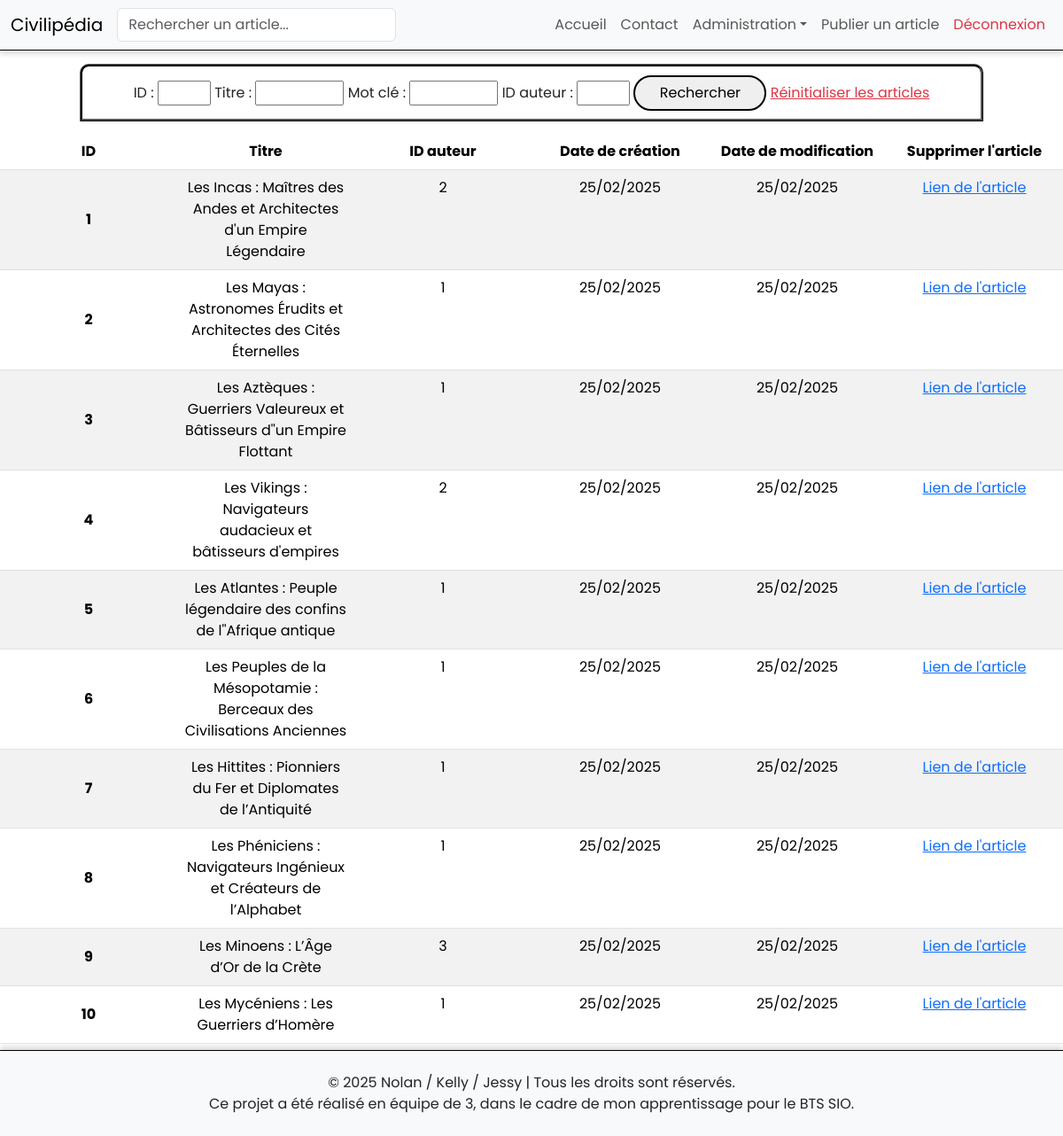
/test_article_list.php (signed in), run on the app's committed database.
### tables this page shows
CREATE TABLE IF NOT EXISTS article (
    id INT AUTO_INCREMENT PRIMARY KEY,
    title VARCHAR(255) NOT NULL,
    content TEXT NOT NULL,
    created_at DATETIME NOT NULL,
    updated_at DATETIME NULL,
    firstAuthor INT NOT NULL,
    user_id INT NOT NULL,
    FOREIGN KEY (firstAuthor) REFERENCES user(id) ON DELETE CASCADE,
    FOREIGN KEY (user_id) REFERENCES user(id) ON DELETE CASCADE
);

### src/model/ArtModel/getArtModel.php (called while the page is built, shortened)
<?php
class GetArtModel
{
    public function getFiltredArticles( PDO $bdd, $id, $title, $content, $user_id){
        $query = $bdd->prepare("SELECT id, title, user_id, created_at, updated_at FROM article WHERE id LIKE ? AND title LIKE ? AND content LIKE ? AND user_id LIKE ? ORDER BY id LIMIT 50");
        $query->execute(array($id, $title, $content, $user_id));
        $articles = $query->fetchAll();
        return $articles;
    }
}

### test_article_list.php (the view, shortened to what this page needs)
<?php
include_once 'src/control/BDDControl/connectBDD.php';
include_once 'src/model/ArtModel/getArtModel.php';
$id = !empty($_POST["id"]) ? htmlspecialchars($_POST["id"], ENT_QUOTES) : "%";
$title = !empty($_POST["title"]) ? "%" . htmlspecialchars($_POST["title"] . "%", ENT_QUOTES) : "%";
$content = !empty($_POST["content"]) ? "%" . htmlspecialchars($_POST["content"] . "%", ENT_QUOTES) : "%";
$user_id = !empty($_POST["user_id"]) ? htmlspecialchars($_POST["user_id"], ENT_QUOTES) : "%";
if (!empty($_SESSION["userID"]) && $_SESSION["userRole"] == "admin") {
    $getArticleModel = new GetArtModel();
    $articles = $getArticleModel->getFiltredArticles($bdd, $id, $title, $content, $user_id);
} else {
    header("Location: javascript://history.go(-1)");
    exit;
}
?>
<!DOCTYPE html>
<html lang="fr">
<head>
    <?php include 'src/component/head.php'; ?>
    <link rel="stylesheet" href="css/test_listStyle.css" />
    </head>
<body>
    <?php include_once 'src/component/navbar.php' ?>
    <div class='userList row'>
        <div class="queryUsers col-10">
            <form method="POST" action="article_list.php">
                <label>ID :</label>
                <input class="inputID" type="number" min="0" name="id" />
                <label>Titre :</label>
                <input class="inputUsername" type="text" name="title" />
                <label>Mot clé :</label>
                <input class="inputUsername" type="text" name="content" />
                <label for="userID">ID auteur :</label>
                <input class="inputID" type="number" min="0" name="user_id" />
                <input class="buttonSubmit" type="submit" value="Rechercher" />
                <a class="text-danger" href="src/control/ArtControl/resetAllArt.php">Réinitialiser les articles</a>
            </form>
        </div>
        <table class="table table-striped table-hover">
            <thead>
            <tr>
                <th scope="col">ID</th>
                <th scope="col">Titre</th>
                <th scope="col">ID auteur</th>
                <th scope="col">Date de création</th>
                <th scope="col">Date de modification</th>
                <th scope="col">Supprimer l'article</th>
            </tr>
            </thead>
            <tbody>
            <?php foreach ($articles as $article) { ?>
                <tr>
                    <th scope="row"><?php echo $article["id"] ?></th>
                    <td><?php echo $article["title"] ?></td>
                    <td><?php echo $article["user_id"] ?></td>
                    <td><?php echo date("d/m/Y", strtotime($article["created_at"])) ?></td>
                    <td><?php echo !empty($article["updated_at"]) ? date("d/m/Y", strtotime($article["updated_at"])) : date("d/m/Y", strtotime($article["created_at"])); ?></td>
                    <td><a href="templateArt.php?articleID=<?php echo $article["id"] ?>">Lien de l'article</a></td>
                </tr>
            <?php } ?>
            </tbody>
        </table>
    </div>
    <?php include 'src/component/footer.php' ?>
</body>
</html>

### css/baseStyle.css (style rules this page uses)
* { margin: 0; padding: 0; box-sizing: border-box; text-decoration: none; list-style: none; font-family: "Poppins", sans-serif; }

### css/test_listStyle.css (style rules this page uses)
body > * { display: flex; justify-content: center; align-items: center; text-align: center; }
body { background-image: url(../assets/img/background-liste.jpg); background-attachment: fixed; background-position: center; background-size: cover; min-height: 100vh; }
.userList > * { display: flex; justify-content: center; align-items: center; text-align: center; margin-top: 7px; margin-bottom: 7px; }
.queryUsers { margin-top: 15px; background: white; min-height: 65px; border: ridge rgba(0, 0, 0); border-radius: 10px 10px 0 0; }
.inputID { width: 60px; }
.inputUsername, .inputReason { width: 100px; }
.buttonSubmit { min-height: 40px; min-width: 150px; border: solid 2px black; border-radius: 50px; transition: all 0.3s ease-in-out; }
table { display: flex; flex-direction: column; margin-left: 100px; margin-right: 100px; }
thead, tbody, tr, th, td { display: flex; width: 100%; justify-content: center; }
th { align-items: center; }
tbody { display: flex; flex-direction: column; }

### data on the page
article: id "1", title "Les Incas : Maîtres des Andes et Architectes d'un Empire Légendaire", user "2", created_at "25/02/2025"
article: id "2", title "Les Mayas : Astronomes Érudits et Architectes des Cités Éternelles", user "1", created_at "25/02/2025"
article: id "3", title "Les Aztèques : Guerriers Valeureux et Bâtisseurs d''un Empire Flottant", user "1", created_at "25/02/2025"
article: id "4", title "Les Vikings : Navigateurs audacieux et bâtisseurs d'empires", user "2", created_at "25/02/2025"
article: id "5", title "Les Atlantes : Peuple légendaire des confins de l''Afrique antique", user "1", created_at "25/02/2025"
article: id "6", title "Les Peuples de la Mésopotamie : Berceaux des Civilisations Anciennes", user "1", created_at "25/02/2025"
article: id "7", title "Les Hittites : Pionniers du Fer et Diplomates de l’Antiquité", user "1", created_at "25/02/2025"
article: id "8", title "Les Phéniciens : Navigateurs Ingénieux et Créateurs de l’Alphabet", user "1", created_at "25/02/2025"
article: id "9", title "Les Minoens : L’Âge d’Or de la Crète", user "3", created_at "25/02/2025"
article: id "10", title "Les Mycéniens : Les Guerriers d’Homère", user "1", created_at "25/02/2025"
